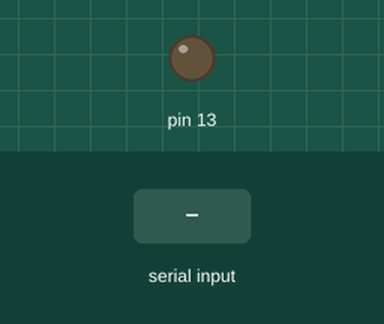
Simulated run of this sketch. Board: Arduino Uno, built with avr-gcc and run on an emulated ATmega328P. Shown: output pins drawn as LEDs (lit = HIGH). The test bench sets the inputs (shaded band).

Above: at 1.2 s.
1.3 s: "1" received over Serial
At 2.5 s:
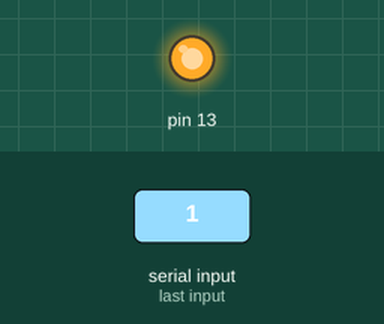
2.8 s: "0" received over Serial
At 3.8 s:
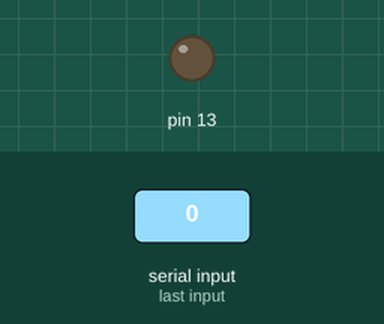
Timing chart, 0 to 5.8 s (numbered marks = the images above; inputs shaded):
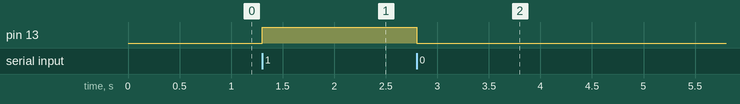

The sketch:

arduinoserialexample.ino
```cpp
void setup() {
  Serial.begin(9600);
  pinMode(13, OUTPUT);

  while (!Serial);
  // wait for serial port to connect
}

void loop() {
        char incomingByte;
        // send data only when you receive data:
        if (Serial.available() > 0) {
                incomingByte = Serial.read();
                if(incomingByte == '1') {
                  digitalWrite(13, HIGH);
                } else if(incomingByte == '0') {
                  digitalWrite(13, LOW);
                }
//                Serial.print("Got: ");
//                Serial.println(incomingByte);
        }

}
```

Measured:
- after the input at 1.3 s, pin 13: LOW → HIGH at once
- after the input at 2.8 s, pin 13: HIGH → LOW at once
